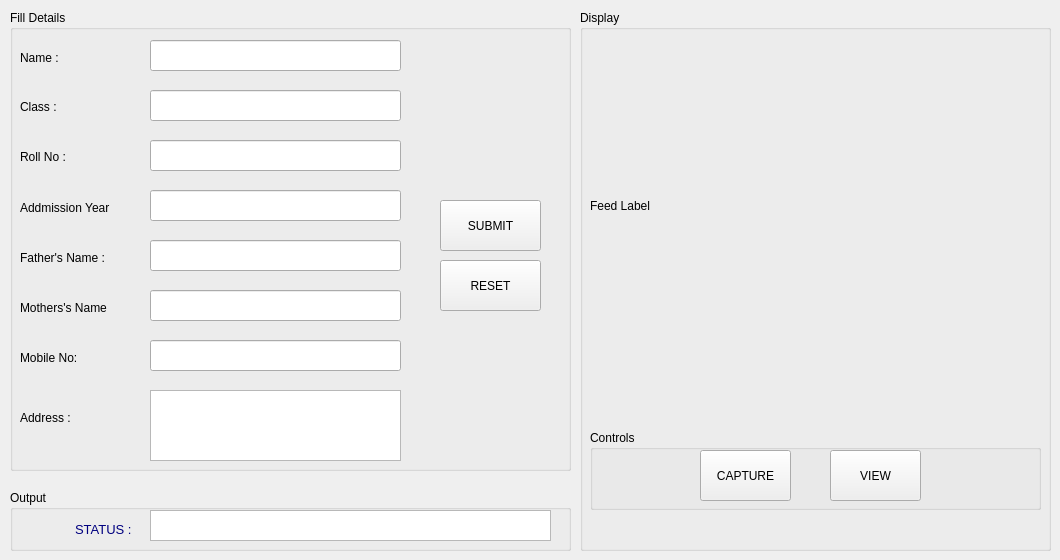
    <widget class="QWidget" name="tab_NEW">
     <attribute name="title">
      <string>New-Details</string>
     </attribute>
     <widget class="QGroupBox" name="groupBox_6">
      <property name="geometry">
       <rect>
        <x>10</x>
        <y>10</y>
        <width>561</width>
        <height>461</height>
       </rect>
      </property>
      <property name="title">
       <string>Fill Details</string>
      </property>
      <widget class="QLabel" name="label_NAME_2">
       <property name="geometry">
        <rect>
         <x>10</x>
         <y>40</y>
         <width>61</width>
         <height>16</height>
        </rect>
       </property>
       <property name="sizeIncrement">
        <size>
         <width>0</width>
         <height>0</height>
        </size>
       </property>
       <property name="text">
        <string>Name :</string>
       </property>
      </widget>
      <widget class="QLabel" name="label_CLASS_2">
       <property name="geometry">
        <rect>
         <x>10</x>
         <y>90</y>
         <width>46</width>
         <height>13</height>
        </rect>
       </property>
       <property name="text">
        <string>Class :</string>
       </property>
      </widget>
      <widget class="QLabel" name="label_ROLL_2">
       <property name="geometry">
        <rect>
         <x>10</x>
         <y>140</y>
         <width>46</width>
         <height>13</height>
        </rect>
       </property>
       <property name="text">
        <string>Roll No :</string>
       </property>
      </widget>
      <widget class="QLabel" name="label_AYEAR_2">
       <property name="geometry">
        <rect>
         <x>10</x>
         <y>190</y>
         <width>91</width>
         <height>16</height>
        </rect>
       </property>
       <property name="text">
        <string>Addmission Year :</string>
       </property>
      </widget>
      <widget class="QLabel" name="label_FATHER_2">
       <property name="geometry">
        <rect>
         <x>10</x>
         <y>240</y>
         <width>91</width>
         <height>16</height>
        </rect>
       </property>
       <property name="text">
        <string>Father's Name :</string>
       </property>
      </widget>
      <widget class="QLabel" name="label_MOTHER_2">
       <property name="geometry">
        <rect>
         <x>10</x>
         <y>290</y>
         <width>91</width>
         <height>16</height>
        </rect>
       </property>
       <property name="text">
        <string>Mothers's Name :</string>
       </property>
      </widget>
      <widget class="QLabel" name="label_MOBILE_2">
       <property name="geometry">
        <rect>
         <x>10</x>
         <y>340</y>
         <width>71</width>
         <height>16</height>
        </rect>
       </property>
       <property name="text">
        <string>Mobile No:</string>
       </property>
      </widget>
      <widget class="QLabel" name="label_ADDRESS_2">
       <property name="geometry">
        <rect>
         <x>10</x>
         <y>400</y>
         <width>61</width>
         <height>16</height>
        </rect>
       </property>
       <property name="text">
        <string>Address :</string>
       </property>
      </widget>
      <widget class="QPushButton" name="pushButton_SUBMIT_2">
       <property name="geometry">
        <rect>
         <x>430</x>
         <y>190</y>
         <width>101</width>
         <height>51</height>
        </rect>
       </property>
       <property name="text">
        <string>SUBMIT</string>
       </property>
      </widget>
      <widget class="QPushButton" name="pushButton_RESET_2">
       <property name="geometry">
        <rect>
         <x>430</x>
         <y>250</y>
         <width>101</width>
         <height>51</height>
        </rect>
       </property>
       <property name="text">
        <string>RESET</string>
       </property>
      </widget>
      <widget class="QLineEdit" name="lineEdit_NAME_2">
       <property name="geometry">
        <rect>
         <x>140</x>
         <y>30</y>
         <width>251</width>
         <height>31</height>
        </rect>
       </property>
      </widget>
      <widget class="QLineEdit" name="lineEdit_CLASS_2">
       <property name="geometry">
        <rect>
         <x>140</x>
         <y>80</y>
         <width>251</width>
         <height>31</height>
        </rect>
       </property>
      </widget>
      <widget class="QLineEdit" name="lineEdit_ROLL_2">
       <property name="geometry">
        <rect>
         <x>140</x>
         <y>130</y>
         <width>251</width>
         <height>31</height>
        </rect>
       </property>
      </widget>
      <widget class="QLineEdit" name="lineEdit_AYEAR_2">
       <property name="geometry">
        <rect>
         <x>140</x>
         <y>180</y>
         <width>251</width>
         <height>31</height>
        </rect>
       </property>
      </widget>
      <widget class="QLineEdit" name="lineEdit_FATHER_2">
       <property name="geometry">
        <rect>
         <x>140</x>
         <y>230</y>
         <width>251</width>
         <height>31</height>
        </rect>
       </property>
      </widget>
      <widget class="QLineEdit" name="lineEdit_MOTHER_2">
       <property name="geometry">
        <rect>
         <x>140</x>
         <y>280</y>
         <width>251</width>
         <height>31</height>
        </rect>
       </property>
      </widget>
      <widget class="QLineEdit" name="lineEdit_MOBILE_2">
       <property name="geometry">
        <rect>
         <x>140</x>
         <y>330</y>
         <width>251</width>
         <height>31</height>
        </rect>
       </property>
      </widget>
      <widget class="QTextEdit" name="textEdit_ADDRESS_2">
       <property name="geometry">
        <rect>
         <x>140</x>
         <y>380</y>
         <width>251</width>
         <height>71</height>
        </rect>
       </property>
      </widget>
     </widget>
     <widget class="QGroupBox" name="groupBox_7">
      <property name="geometry">
       <rect>
        <x>10</x>
        <y>490</y>
        <width>561</width>
        <height>61</height>
       </rect>
      </property>
      <property name="title">
       <string>Output</string>
      </property>
      <widget class="QLabel" name="label_STATUS_2">
       <property name="geometry">
        <rect>
         <x>65</x>
         <y>30</y>
         <width>61</width>
         <height>20</height>
        </rect>
       </property>
       <property name="text">
        <string>&lt;html&gt;&lt;head/&gt;&lt;body&gt;&lt;p&gt;&lt;span style=&quot; font-size:10pt; color:#00007f;&quot;&gt;STATUS :&lt;/span&gt;&lt;/p&gt;&lt;/body&gt;&lt;/html&gt;</string>
       </property>
      </widget>
      <widget class="QTextBrowser" name="textBrowser_STATUS_2">
       <property name="geometry">
        <rect>
         <x>140</x>
         <y>20</y>
         <width>401</width>
         <height>31</height>
        </rect>
       </property>
      </widget>
     </widget>
     <widget class="QGroupBox" name="groupBox_8">
      <property name="geometry">
       <rect>
        <x>580</x>
        <y>10</y>
        <width>471</width>
        <height>541</height>
       </rect>
      </property>
      <property name="title">
       <string>Display</string>
      </property>
      <widget class="QLabel" name="videoFrame">
       <property name="geometry">
        <rect>
         <x>10</x>
         <y>20</y>
         <width>451</width>
         <height>351</height>
        </rect>
       </property>
       <property name="text">
        <string>Feed Label</string>
       </property>
      </widget>
      <widget class="QGroupBox" name="groupBox_9">
       <property name="geometry">
        <rect>
         <x>10</x>
         <y>420</y>
         <width>451</width>
         <height>80</height>
        </rect>
       </property>
       <property name="title">
        <string>Controls</string>
       </property>
       <widget class="QPushButton" name="pushButton_CAPTURE">
        <property name="geometry">
         <rect>
          <x>110</x>
          <y>20</y>
          <width>91</width>
          <height>51</height>
         </rect>
        </property>
        <property name="text">
         <string>CAPTURE</string>
        </property>
       </widget>
       <widget class="QPushButton" name="pushButton_SHOWfromStream">
        <property name="geometry">
         <rect>
          <x>240</x>
          <y>20</y>
          <width>91</width>
          <height>51</height>
         </rect>
        </property>
        <property name="text">
         <string>VIEW</string>
        </property>
       </widget>
      </widget>
     </widget>
    </widget>
